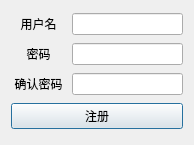
<?xml version="1.0" encoding="UTF-8"?>
<ui version="4.0">
 <class>Regist</class>
 <widget class="QDialog" name="Regist">
  <property name="geometry">
   <rect>
    <x>0</x>
    <y>0</y>
    <width>194</width>
    <height>145</height>
   </rect>
  </property>
  <property name="windowTitle">
   <string>Dialog</string>
  </property>
  <layout class="QVBoxLayout" name="verticalLayout">
   <item>
    <layout class="QHBoxLayout" name="horizontalLayout" stretch="1,2">
     <item>
      <widget class="QLabel" name="label">
       <property name="text">
        <string>用户名</string>
       </property>
       <property name="alignment">
        <set>Qt::AlignCenter</set>
       </property>
      </widget>
     </item>
     <item>
      <widget class="QLineEdit" name="userName"/>
     </item>
    </layout>
   </item>
   <item>
    <layout class="QHBoxLayout" name="horizontalLayout_2" stretch="1,2">
     <item>
      <widget class="QLabel" name="label_2">
       <property name="text">
        <string>密码</string>
       </property>
       <property name="alignment">
        <set>Qt::AlignCenter</set>
       </property>
      </widget>
     </item>
     <item>
      <widget class="QLineEdit" name="password"/>
     </item>
    </layout>
   </item>
   <item>
    <layout class="QHBoxLayout" name="horizontalLayout_3" stretch="1,2">
     <item>
      <widget class="QLabel" name="label_3">
       <property name="text">
        <string>确认密码</string>
       </property>
       <property name="alignment">
        <set>Qt::AlignCenter</set>
       </property>
      </widget>
     </item>
     <item>
      <widget class="QLineEdit" name="confirmPassword"/>
     </item>
    </layout>
   </item>
   <item>
    <widget class="QPushButton" name="btnRegist">
     <property name="text">
      <string>注册</string>
     </property>
    </widget>
   </item>
  </layout>
 </widget>
 <resources/>
 <connections/>
</ui>
